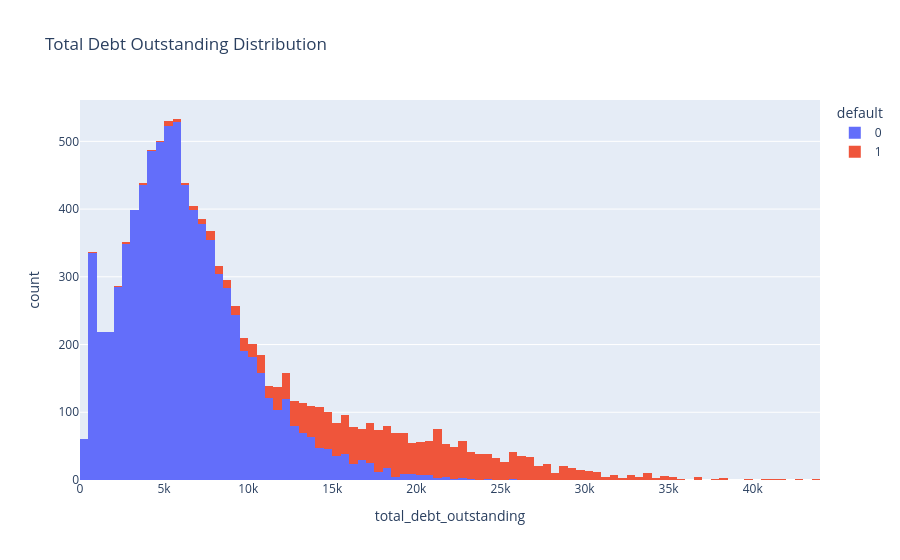

The cell this chart's notebook holds for it:
### Code cell
px.histogram(
    df,
    x="total_debt_outstanding",
    color="default",
    title="Total Debt Outstanding Distribution",
)

### Figure 1 — Plotly figure (JSON) as saved in the notebook; plotly's stock layout.template omitted (floating-point values rounded to 4 significant figures; data arrays with more than 128 entries replaced by an {"elided": "..."} marker saying what was removed)
{"data": [{"bingroup": "x", "hovertemplate": "default=0<br>total_debt_outstanding=%{x}<br>count=%{y}<extra></extra>", "legendgroup": "0", "marker": {"color": "#636efa", "pattern": {"shape": ""}}, "name": "0", "orientation": "v", "showlegend": true, "type": "histogram", "x": {"elided": "8149 float values"}, "xaxis": "x", "yaxis": "y"}, {"bingroup": "x", "hovertemplate": "default=1<br>total_debt_outstanding=%{x}<br>count=%{y}<extra></extra>", "legendgroup": "1", "marker": {"color": "#EF553B", "pattern": {"shape": ""}}, "name": "1", "orientation": "v", "showlegend": true, "type": "histogram", "x": {"elided": "1851 float values"}, "xaxis": "x", "yaxis": "y"}], "layout": {"barmode": "relative", "legend": {"title": {"text": "default"}, "tracegroupgap": 0}, "title": {"text": "Total Debt Outstanding Distribution"}, "xaxis": {"anchor": "y", "domain": [0, 1], "title": {"text": "total_debt_outstanding"}}, "yaxis": {"anchor": "x", "domain": [0, 1], "title": {"text": "count"}}}}
